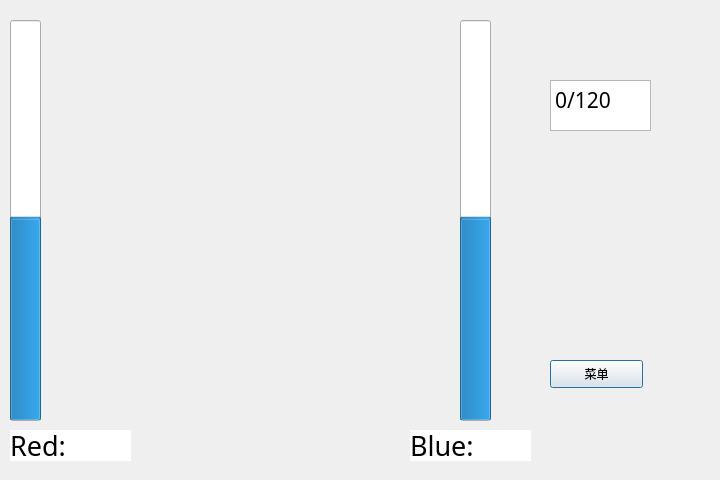
<?xml version="1.0" encoding="UTF-8"?>
<ui version="4.0">
 <class>CGameDlg_3</class>
 <widget class="QDialog" name="CGameDlg_3">
  <property name="geometry">
   <rect>
    <x>0</x>
    <y>0</y>
    <width>720</width>
    <height>480</height>
   </rect>
  </property>
  <property name="windowTitle">
   <string>Dialog</string>
  </property>
  <widget class="QLabel" name="gamepanel">
   <property name="geometry">
    <rect>
     <x>29</x>
     <y>9</y>
     <width>441</width>
     <height>431</height>
    </rect>
   </property>
   <property name="styleSheet">
    <string notr="true">image: url(:/new/prefix1/image/gamepanel.png);</string>
   </property>
   <property name="text">
    <string/>
   </property>
  </widget>
  <widget class="QLabel" name="background">
   <property name="geometry">
    <rect>
     <x>0</x>
     <y>0</y>
     <width>720</width>
     <height>480</height>
    </rect>
   </property>
   <property name="text">
    <string/>
   </property>
  </widget>
  <widget class="QLabel" name="allcannot">
   <property name="geometry">
    <rect>
     <x>50</x>
     <y>20</y>
     <width>400</width>
     <height>400</height>
    </rect>
   </property>
   <property name="styleSheet">
    <string notr="true">image: url(:/new/prefix1/image/allcannot.png);</string>
   </property>
   <property name="text">
    <string/>
   </property>
  </widget>
  <widget class="QPushButton" name="menu">
   <property name="geometry">
    <rect>
     <x>550</x>
     <y>360</y>
     <width>93</width>
     <height>28</height>
    </rect>
   </property>
   <property name="text">
    <string>菜单</string>
   </property>
  </widget>
  <widget class="QTextBrowser" name="scoreshow">
   <property name="geometry">
    <rect>
     <x>550</x>
     <y>80</y>
     <width>101</width>
     <height>51</height>
    </rect>
   </property>
   <property name="font">
    <font>
     <family>Adobe Devanagari</family>
     <pointsize>16</pointsize>
    </font>
   </property>
   <property name="html">
    <string>&lt;!DOCTYPE HTML PUBLIC &quot;-//W3C//DTD HTML 4.0//EN&quot; &quot;http://www.w3.org/TR/REC-html40/strict.dtd&quot;&gt;
&lt;html&gt;&lt;head&gt;&lt;meta name=&quot;qrichtext&quot; content=&quot;1&quot; /&gt;&lt;style type=&quot;text/css&quot;&gt;
p, li { white-space: pre-wrap; }
&lt;/style&gt;&lt;/head&gt;&lt;body style=&quot; font-family:'Adobe Devanagari'; font-size:16pt; font-weight:400; font-style:normal;&quot;&gt;
&lt;p style=&quot; margin-top:0px; margin-bottom:0px; margin-left:0px; margin-right:0px; -qt-block-indent:0; text-indent:0px;&quot;&gt;0/120&lt;/p&gt;&lt;/body&gt;&lt;/html&gt;</string>
   </property>
  </widget>
  <widget class="QProgressBar" name="redprogressbar">
   <property name="geometry">
    <rect>
     <x>10</x>
     <y>20</y>
     <width>31</width>
     <height>401</height>
    </rect>
   </property>
   <property name="maximum">
    <number>1000</number>
   </property>
   <property name="value">
    <number>500</number>
   </property>
   <property name="orientation">
    <enum>Qt::Vertical</enum>
   </property>
  </widget>
  <widget class="QProgressBar" name="blueprogressbar">
   <property name="geometry">
    <rect>
     <x>460</x>
     <y>20</y>
     <width>31</width>
     <height>401</height>
    </rect>
   </property>
   <property name="maximum">
    <number>1000</number>
   </property>
   <property name="value">
    <number>500</number>
   </property>
   <property name="orientation">
    <enum>Qt::Vertical</enum>
   </property>
  </widget>
  <widget class="QLabel" name="redlabel">
   <property name="geometry">
    <rect>
     <x>10</x>
     <y>430</y>
     <width>121</width>
     <height>31</height>
    </rect>
   </property>
   <property name="font">
    <font>
     <family>Adobe Devanagari</family>
     <pointsize>20</pointsize>
    </font>
   </property>
   <property name="styleSheet">
    <string notr="true">background-color: rgb(255, 255, 255);</string>
   </property>
   <property name="text">
    <string>Red: </string>
   </property>
  </widget>
  <widget class="QLabel" name="bluelabel">
   <property name="geometry">
    <rect>
     <x>410</x>
     <y>430</y>
     <width>121</width>
     <height>31</height>
    </rect>
   </property>
   <property name="font">
    <font>
     <family>Adobe Devanagari</family>
     <pointsize>20</pointsize>
    </font>
   </property>
   <property name="styleSheet">
    <string notr="true">background-color: rgb(255, 255, 255);</string>
   </property>
   <property name="text">
    <string>Blue: </string>
   </property>
  </widget>
  <widget class="QLabel" name="levelcomplete">
   <property name="geometry">
    <rect>
     <x>200</x>
     <y>180</y>
     <width>361</width>
     <height>91</height>
    </rect>
   </property>
   <property name="text">
    <string/>
   </property>
  </widget>
  <zorder>background</zorder>
  <zorder>gamepanel</zorder>
  <zorder>allcannot</zorder>
  <zorder>menu</zorder>
  <zorder>scoreshow</zorder>
  <zorder>redprogressbar</zorder>
  <zorder>blueprogressbar</zorder>
  <zorder>redlabel</zorder>
  <zorder>bluelabel</zorder>
  <zorder>levelcomplete</zorder>
 </widget>
 <resources/>
 <connections>
  <connection>
   <sender>menu</sender>
   <signal>clicked()</signal>
   <receiver>CGameDlg_3</receiver>
   <slot>menu()</slot>
   <hints>
    <hint type="sourcelabel">
     <x>605</x>
     <y>374</y>
    </hint>
    <hint type="destinationlabel">
     <x>838</x>
     <y>398</y>
    </hint>
   </hints>
  </connection>
 </connections>
 <slots>
  <slot>menu()</slot>
 </slots>
</ui>
